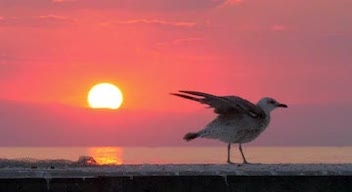
#> input picture double_dip/images/bird.jpg, 352 x 192 px; its folder holds 3 pictures in this run
$ jupyter execute --allow-errors train_double_dip.ipynb   (shell and % lines are left out)   (older library calls are emulated)
#> lines starting #> are read from the running program, lines starting #| are printed output that depends on the picture
### source/utils/image_io.py
import glob

import torch
import torchvision
import matplotlib
import matplotlib.pyplot as plt
import numpy as np
from PIL import Image
import skvideo.io

matplotlib.use('agg')


def crop_image(img, d=32):
    """
    Make dimensions divisible by d

    :param pil img:
    :param d:
    :return:
    """

    new_size = (img.size[0] - img.size[0] % d,
                img.size[1] - img.size[1] % d)

    bbox = [
        int((img.size[0] - new_size[0]) / 2),
        int((img.size[1] - new_size[1]) / 2),
        int((img.size[0] + new_size[0]) / 2),
        int((img.size[1] + new_size[1]) / 2),
    ]

    img_cropped = img.crop(bbox)
    return img_cropped


def crop_np_image(img_np, d=32):
    return torch_to_np(crop_torch_image(np_to_torch(img_np), d))


# [83 lines left out: functions crop_torch_image, get_params, get_image_grid, plot_image_grid, not called in this run]


def save_image(name, image_np, output_path="output/"):
    p = np_to_pil(image_np)
    p.save(output_path + "{}.jpg".format(name))

# [76 lines left out: functions video_to_images, images_to_video, save_heatmap, save_graph, create_augmentations, create_video_augmentations and 1 more, not called in this run]


def load(path):
    """Load PIL image."""
    img = Image.open(path)
    return img


def get_image(path, imsize=-1):
    """Load an image and resize to a cpecific size.

    Args:
        path: path to image
        imsize: tuple or scalar with dimensions; -1 for `no resize`
    """
    img = load(path)

    if isinstance(imsize, int):
        imsize = (imsize, imsize)

    if imsize[0] != -1 and img.size != imsize:
        if imsize[0] > img.size[0]:
            img = img.resize(imsize, Image.BICUBIC)
        else:
            img = img.resize(imsize, Image.ANTIALIAS)

    img_np = pil_to_np(img)

    return img, img_np


def prepare_image(file_name):
    """
    loads makes it divisible
    :param file_name:
    :return: the numpy representation of the image
    """
    img_pil = crop_image(get_image(file_name, -1)[0], d=32)
#> in load, img is the input picture: PIL image 352x192 RGB; mean R, G, B 173, 93.9, 94.4
#> in crop_image, `new_size = (img.size[0] - img.size[0] % d, img.size[1] - img.size[1] %..`: new_size = (352, 192)
#> in crop_image, `bbox = [ int((img.size[0] - new_size[0]) / 2), int((img.size[1] - new_..`: bbox = [0, 0, 352, 192]
    return pil_to_np(img_pil)


def prepare_video(file_name, folder="output/"):
    data = skvideo.io.vread(folder + file_name)
    return crop_torch_image(data.transpose(0, 3, 1, 2).astype(np.float32) / 255.)[:35]


# [4 lines left out: function save_video, not called in this run]


def prepare_gray_image(file_name):
    img = prepare_image(file_name)
    return np.array([np.mean(img, axis=0)])


def pil_to_np(img_PIL, with_transpose=True):
    """
    Converts image in PIL format to np.array.

    From W x H x C [0...255] to C x W x H [0..1]
    """
    ar = np.array(img_PIL)
    if len(ar.shape) == 3 and ar.shape[-1] == 4:
        ar = ar[:, :, :3]
        # this is alpha channel
    if with_transpose:
        if len(ar.shape) == 3:
            ar = ar.transpose(2, 0, 1)
        else:
            ar = ar[None, ...]

    return ar.astype(np.float32) / 255.


# [49 lines left out: functions median, average, np_to_pil, not called in this run]


def np_to_torch(img_np):
    """
    Converts image in numpy.array to torch.Tensor.

    From C x W x H [0..1] to  C x W x H [0..1]

    :param img_np:
    :return:
    """
    return torch.from_numpy(img_np)[None, :]


# [9 lines left out: function torch_to_np, not called in this run]

### source/segmentation.py
from collections import namedtuple

from net import *
from net.losses import StdLoss, YIQGNGCLoss, GradientLoss, ExtendedL1Loss, GrayLoss
from net.noise import get_noise, NoiseNet
from utils.image_io import *
from net.downsampler import *
from skimage.measure import compare_psnr
from cv2.ximgproc import guidedFilter

SegmentationResult = namedtuple("SegmentationResult", ['mask', 'learned_mask', 'left', 'right', 'psnr'])


class Segmentation(object):
    def __init__(self, image_name, image, plot_during_training=True,
                 first_step_iter_num=2000,
                 second_step_iter_num=4000,
                 bg_hint=None, fg_hint=None,
                 show_every=500,
                 downsampling_factor=0.1, downsampling_number=0,
                 early_stop_psnr=30):
        self.image = image
        if bg_hint is None or fg_hint is None:
            raise Exception("Hints must be provided")
        self.image_name = image_name
        self.plot_during_training = plot_during_training
        self.downsampling_factor = downsampling_factor
        self.downsampling_number = downsampling_number
        self.mask_net = None
        self.show_every = show_every
        self.bg_hint = bg_hint
        self.fg_hint = fg_hint
        self.left_net = None
        self.right_net = None
        self.images = None
        self.images_torch = None
        self.left_net_inputs = None
        self.right_net_inputs = None
        self.mask_net_inputs = None
        self.left_net_outputs = None
        self.right_net_outputs = None
        self.second_step_done = False
        self.mask_net_outputs = None
        self.parameters = None
        self.gngc_loss = None
        self.fixed_masks = None
        self.blur_function = None
        self.first_step_iter_num = first_step_iter_num
        self.second_step_iter_num = second_step_iter_num
        self.input_depth = 2
        self.multiscale_loss = None
        self.total_loss = None
        self.gngc = None
        self.blur = None
        self.current_gradient = None
        self.current_result = None
        self.best_result = None
        self.learning_rate = 0.001
        self.learning_curve = []
        self.psnr_learning_curve = []
        self.early_stop_psnr = early_stop_psnr
        self._init_all()

    def _init_nets(self):
        pad = 'reflection'
        left_net = skip(
            self.input_depth, 3,
            num_channels_down=[8, 16, 32],
            num_channels_up=[8, 16, 32],
            num_channels_skip=[0, 0, 0],
            upsample_mode='bilinear',
            filter_size_down=3,
            filter_size_up=3,
            need_sigmoid=True, need_bias=True, pad=pad, act_fun='LeakyReLU')

        self.left_net = left_net.type(torch.FloatTensor)

        right_net = skip(
            self.input_depth, 3,
            num_channels_down=[8, 16, 32],
            num_channels_up=[8, 16, 32],
            num_channels_skip=[0, 0, 0],
            upsample_mode='bilinear',
            filter_size_down=3,
            filter_size_up=3,
            need_sigmoid=True, need_bias=True, pad=pad, act_fun='LeakyReLU')

        self.right_net = right_net.type(torch.FloatTensor)

        mask_net = skip_mask(
            self.input_depth, 1,
            num_channels_down=[8, 16, 32],
            num_channels_up=[8, 16, 32],
            num_channels_skip=[0, 0, 0],
            filter_size_down=3,
            filter_size_up=3,
            upsample_mode='bilinear',
            need_sigmoid=True, need_bias=True, pad=pad, act_fun='LeakyReLU')

        self.mask_net = mask_net.type(torch.FloatTensor)

    def _init_images(self):
        self.images = get_imresize_downsampled(self.image, downsampling_factor=self.downsampling_factor,
                                               downsampling_number=self.downsampling_number)
        self.images_torch = [np_to_torch(image).type(torch.FloatTensor) for image in self.images]
        if self.bg_hint is not None:
            assert self.bg_hint.shape[1:] == self.image.shape[1:], (self.bg_hint.shape[1:], self.image.shape[1:])
            self.bg_hints = get_imresize_downsampled(self.bg_hint, downsampling_factor=self.downsampling_factor,
                                                     downsampling_number=self.downsampling_number)
            self.bg_hints_torch = [np_to_torch(bg_hint).type(torch.FloatTensor) for bg_hint in self.bg_hints]
        else:
            self.bg_hints = None
        if self.fg_hint is not None:
            assert self.fg_hint.shape[1:] == self.image.shape[1:]
            self.fg_hints = get_imresize_downsampled(self.fg_hint, downsampling_factor=self.downsampling_factor,
                                                     downsampling_number=self.downsampling_number)
            self.fg_hints_torch = [np_to_torch(fg_hint).type(torch.FloatTensor) for fg_hint in self.fg_hints]
        else:
            self.fg_hints = None

    # [13 lines left out: function _init_noise, not called in this run]

    def _init_parameters(self):
        self.parameters = [p for p in self.left_net.parameters()] + \
                          [p for p in self.right_net.parameters()] + \
                          [p for p in self.mask_net.parameters()]

    def _init_losses(self):
        data_type = torch.FloatTensor
        self.gngc_loss = YIQGNGCLoss().type(data_type)
        self.l1_loss = nn.L1Loss().type(data_type)
        self.extended_l1_loss = ExtendedL1Loss().type(data_type)
        self.blur_function = StdLoss().type(data_type)
        self.gradient_loss = GradientLoss().type(data_type)
        self.gray_loss = GrayLoss().type(data_type)

    def _init_all(self):
        self._init_images()
        self._init_losses()
        self._init_nets()
        self._init_parameters()
        self._init_noise()

    # [78 lines left out: functions optimize, finalize_first_step, finalize, _update_result_closure, _fix_mask, not called in this run]

    def _initialize_step1(self, iteration):
        self._initialize_any_step(iteration)

    def _initialize_step2(self, iteration):
        self._initialize_any_step(iteration)

    # [161 lines left out: functions _initialize_any_step, _step1_optimization_closure, _step2_optimization_closure, _step1_optimize_without_hints, _step1_optimize_with_hints, _step2_optimize_without_hints and 5 more, not called in this run]

### source/net/downsampler.py
import numpy as np
import torch
import torch.nn as nn
from utils.image_io import *
from utils.imresize import imresize

class Downsampler(nn.Module):
    """
        http://www.realitypixels.com/turk/computergraphics/ResamplingFilters.pdf
    """

    # [156 lines left out: functions __init__, forward, get_kernel, get_downsampled, not called in this run]


def get_imresize_downsampled(image, downsampling_factor, downsampling_number):
    """
    image is of type np.array
    downsampling_factor should be integer - e.g. 0.5
    """
    # TODO: move kernel type to args
    downsampled_images = [image]
    for i in range(1, downsampling_number + 1):
        im = np.clip(imresize(image.transpose(1, 2, 0), scale_factor=(1 - (downsampling_factor * downsampling_number))).transpose(2,0,1), 0,1)
        downsampled_images.append(pil_to_np(crop_image(np_to_pil(im), d=32)))

    return downsampled_images

### source/net/losses.py
import torch
from torch import nn
import numpy as np
from .layers import bn, VarianceLayer, CovarianceLayer, GrayscaleLayer
from .downsampler import *
from torch.nn import functional


class StdLoss(nn.Module):
    # [16 lines left out: function __init__, not called in this run]

    def forward(self, x):
        x = self.gray_scale(x)
        return self.mse(functional.conv2d(x, self.image), functional.conv2d(x, self.blur))


class ExclusionLoss(nn.Module):

    # [50 lines left out: functions __init__, get_gradients, _all_comb, forward, compute_gradient, not called in this run]


class ExtendedL1Loss(nn.Module):
    """
    also pays attention to the mask, to be relative to its size
    """
    def __init__(self):
        super(ExtendedL1Loss, self).__init__()
        self.l1 = nn.L1Loss().cpu()

    # [6 lines left out: function forward, not called in this run]


class NonBlurryLoss(nn.Module):
    # [6 lines left out: function __init__, not called in this run]

    def forward(self, x):
        return 1 - self.mse(x, torch.ones_like(x) * 0.5)


class GrayscaleLoss(nn.Module):
    # [9 lines left out: functions __init__, forward, not called in this run]


class GrayLoss(nn.Module):
    def __init__(self):
        super(GrayLoss, self).__init__()
        self.l1 = nn.L1Loss().cpu()

    def forward(self, x):
        y = torch.ones_like(x) / 2.
        return 1 / self.l1(x, y)


class GradientLoss(nn.Module):
    """
    L1 loss on the gradient of the picture
    """
    def __init__(self):
        super(GradientLoss, self).__init__()

    # [4 lines left out: function forward, not called in this run]


class YIQGNGCLoss(nn.Module):
    def __init__(self, shape=5):
        super(YIQGNGCLoss, self).__init__()
        self.shape = shape
        self.var = VarianceLayer(self.shape, channels=1)
        self.covar = CovarianceLayer(self.shape, channels=1)

    # [11 lines left out: function forward, not called in this run]

### source/net/layers.py
import torch
import torch.nn as nn
import torch.nn.functional as F
import numpy as np
from .downsampler import Downsampler
from utils.image_io import torch_to_np


# [10 lines left out: function weights_init, not called in this run]


class Ratio(nn.Module):
    # [5 lines left out: function __init__, not called in this run]

    def forward(self):
        return self.sig(self.multp)


class VectorRatio(nn.Module):
    # [5 lines left out: function __init__, not called in this run]

    def forward(self):
        return self.sig(self.multp)


class Concat(nn.Module):
    # [29 lines left out: functions __init__, forward, not called in this run]

    def __len__(self):
        return len(self._modules)


class GenNoise(nn.Module):
    def __init__(self, dim2):
        super(GenNoise, self).__init__()
        self.dim2 = dim2

    # [10 lines left out: function forward, not called in this run]


class Swish(nn.Module):
    """
        https://arxiv.org/abs/1710.05941
        The hype was so huge that I could not help but try it
    """

    def __init__(self):
        super(Swish, self).__init__()
        self.s = nn.Sigmoid()

    def forward(self, x):
        return x * self.s(x)


# [17 lines left out: function act, not called in this run]


import torch
import torch.nn as nn


def bn(num_features):
    return nn.BatchNorm2d(num_features)


# [23 lines left out: function conv, not called in this run]


class FixedBlurLayer(nn.Module):
    # [11 lines left out: function __init__, not called in this run]

    def forward(self, x):
        return F.conv2d(self.pad(x), self.mask)


class VarianceLayer(nn.Module):
    # TODO: make it pad-able
    def __init__(self, patch_size=5, channels=1):
        self.patch_size = patch_size
        super(VarianceLayer, self).__init__()
        mean_mask = np.ones((channels, channels, patch_size, patch_size)) / (patch_size * patch_size)
        self.mean_mask = nn.Parameter(data=torch.FloatTensor(mean_mask), requires_grad=False)
        mask = np.zeros((channels, channels, patch_size, patch_size))
        mask[:, :, patch_size // 2, patch_size // 2] = 1.
        self.ones_mask = nn.Parameter(data=torch.FloatTensor(mask), requires_grad=False)

    def forward(self, x):
        Ex_E = F.conv2d(x, self.ones_mask) - F.conv2d(x, self.mean_mask)
        return F.conv2d((Ex_E) ** 2, self.mean_mask)


class CovarianceLayer(nn.Module):
    # [8 lines left out: function __init__, not called in this run]

    def forward(self, x, y):
        return F.conv2d((F.conv2d(x, self.ones_mask) - F.conv2d(x, self.mean_mask)) *
                        (F.conv2d(y, self.ones_mask) - F.conv2d(y, self.mean_mask)), self.mean_mask)

class GrayscaleLayer(nn.Module):
    def __init__(self):
        super(GrayscaleLayer, self).__init__()

    def forward(self, x):
        return torch.mean(x, 1, keepdim=True)


def add_module(self, module_):
    self.add_module(str(len(self) + 1), module_)


torch.nn.Module.add = add_module

### source/train_double_dip.ipynb
[cell 1]
import os
import glob

from segmentation import *
from utils.image_io import prepare_image

import numpy as np
%pylab inline

[cell 2]
path = '../double_dip'

[cell 3]
image_name = 'bird.jpg'

[cell 4]
im = prepare_image(os.path.join(path + '/images', image_name))

orig_fg = prepare_image(os.path.join(path + '/saliency/output_fg', image_name))
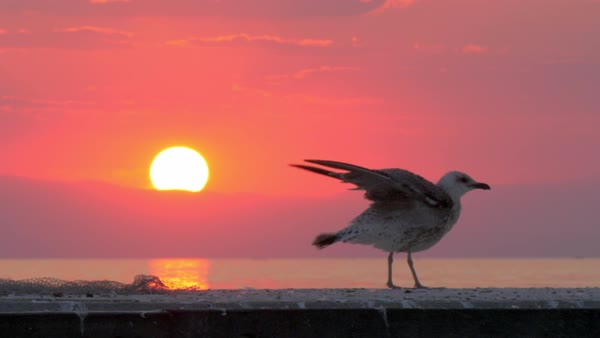
#> input picture data/bird.jpg, 600 x 338 px, found by its file name
#> in load, img is the input picture: PIL image 600x338 RGB; mean R, G, B 171.9, 94.5, 93.9
#> call 2 of crop_image, with d = 32
#> in crop_image (call 2), `new_size = (img.size[0] - img.size[0] % d, img.size[1] - img.size[1] %..`: new_size = (576, 320)
#> in crop_image (call 2), `bbox = [ int((img.size[0] - new_size[0]) / 2), int((img.size[1] - new_..`: bbox = [12, 9, 588, 329]
#> in crop_image (call 2), `img_cropped = img.crop(bbox)`:
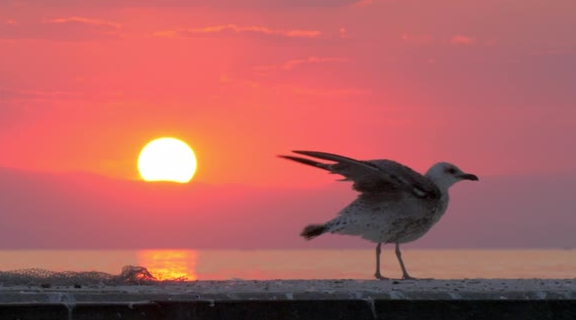
#> img_cropped: PIL image 576x320 RGB; mean R, G, B 176.6, 96.5, 95.4
orig_bg = prepare_image(os.path.join(path + '/saliency/output_bg', image_name))


prior_hint_name = image_name.split('.')[0] + '_cluster_hint' + '.jpg'
#> (the rest of this cell did not finish here and is left out)

prior_bg = prepare_image(os.path.join(path + '/saliency/output_bg', prior_hint_name))

### Configs

[cell 5]
stage_1_iter = 500
#> stage_1_iter = 500
stage_2_iter = 500

### Original training

#> (a cell that did not finish here is left out)

#> after the loop in get_imresize_downsampled, `for i in range(1, downsampling_number + 1):`: downsampled_images = 1 item
#> (the call stopped at in np_to_torch, `return torch.from_numpy(img_np)[None, :]`: torch is not available in this run)
#> (the call stopped at in __init__, `self.mean_mask = nn.Parameter(data=torch.FloatTensor(mean_mask), requi..`: torch is not available in this run)
#> (the call stopped at in _init_nets, `left_net = skip( self.input_depth, 3, num_channels_down=[8, 16, 32], n..`: net is not available in this run)

#> (a cell that did not finish here is left out)

[cell 8]
fig, ax1 = plt.subplots()

color = 'tab:red'
ax1.set_xlabel('epochs')
ax1.set_ylabel('loss', color=color)
#> (the rest of this cell did not finish here and is left out)

#> (a cell that did not finish here is left out)

### Prior-based hint training

#> (a cell that did not finish here is left out)

#> (a cell that did not finish here is left out)

[cell 12]
fig, ax1 = plt.subplots()

color = 'tab:red'
ax1.set_xlabel('epochs')
ax1.set_ylabel('loss', color=color)
#> (the rest of this cell did not finish here and is left out)

#> (a cell that did not finish here is left out)

##### Compare learning curves

#> (a cell that did not finish here is left out)
